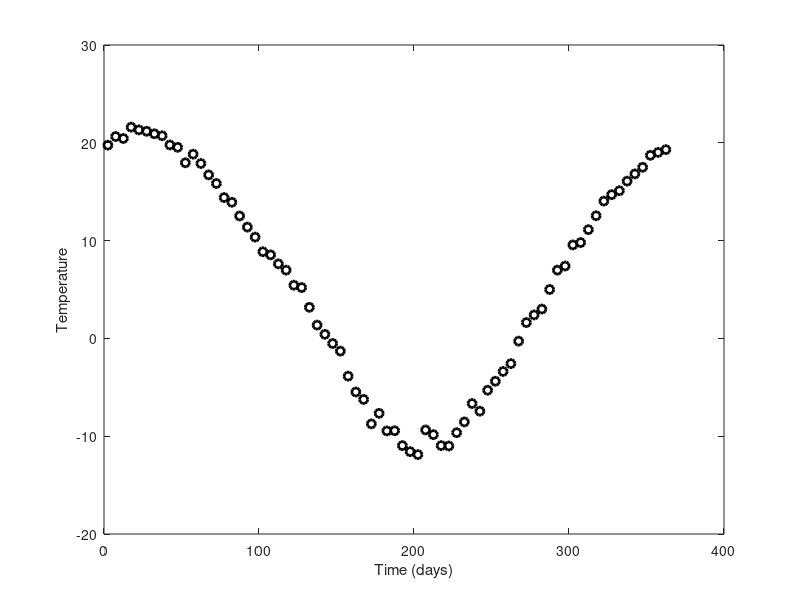

Here is the MATLAB script that generated this plot: (Note: this script raises an error after producing the figure.)
%% Demonstration of Data2LD: Montreal Temperature Data
%
% Much of the solar radiation reaching the earth is absorbed by the 
% land and sea and then gradually released back into the atmosphere.
%
% Energy balance models, attributable to (Budyko, M.I. 1969), model the rate of 
% change in the average temperature by balancing the absorbed solar radiation 
% and the emitted terrestrial radiation.
%
% The absorbed solar radiation is approximated by 
% $\alpha\cos(2\pi(t+192)/365),$  where the translation $(t+192)$ places 
% the minimum of the cosine at winter solstice. 
%
% The emitted terrestrial radiation can be denoted by $-\beta(t) x(t),$ where $\beta(t)$ is a 
% time-varying parameter. 
%
% We model the 5-day averages of the temperature in Montreal with the 
% first order differential equation:
% 
% $$\frac{\textrm{d}y}{\textrm{d}t} = \beta(t) y  +
% \alpha \cos\left(\frac{2\pi(t+192)}{365}\right)$$
%
% Could we use this first-order ordinary-differential equation to decribe the  
% temperature in Montreal?
%
% This page provides a detailed description of the MATLAB calculations
% necessary to run Data2LD code for estimating the parameters and the
% solution of a linear differential equation to answer this question.

%%  Load the data
%Set up
clear
clear functions
close all

%  load the data files
fid    = fopen('dailtemp.dat','rt');
tempav = fscanf(fid,'%f');
tempav = reshape(tempav, [365,35]);

daytime   = (1:365)'-0.5;
dayrange  = [0,365];
dayperiod = 365;

%  set up centers of 73 5-day blocks
daytime73 = linspace(2.5,362.5,73)';

%  define 8-character names for stations
place = [ ...
    'Arvida     '; 'Bagottville'; 'Calgary    '; 'Charlottown'; ...
    'Churchill  '; 'Dawson     '; 'Edmonton   '; 'Fredericton'; ...
    'Halifax    '; 'Inuvik     '; 'Iqaluit    '; 'Kamloops   '; ...
    'London     '; 'Montreal   '; 'Ottawa     '; 'Pr. Albert '; ...
    'Pr. George '; 'Pr. Rupert '; 'Quebec     '; 'Regina     '; ...
    'Resolute   '; 'Scheffervll'; 'Sherbrooke '; 'St. Johns  '; ...
    'Sydney     '; 'The Pas    '; 'Thunder Bay'; 'Toronto    '; ...
    'Uranium Cty'; 'Vancouver  '; 'Victoria   '; 'Whitehorse '; ...
    'Winnipeg   '; 'Yarmouth   '; 'Yellowknife'];

%  set up indices that order the stations from east to west to north
geogindex = ...
    [24,  9, 25, 34,  4,  8, 22,  1,  2, 19, 23, 14, 15, 28, 13, ...
     27, 33, 26,  5, 20, 16, 29,  7,  3, 12, 30, 31, 17, 18, 32, ...
     6, 35, 11, 10, 21];
place  = place(geogindex,:);
tempav = tempav(:,geogindex);

%Specify the month
monthletter = ['(Jan)'; '(Feb)'; '(Mar)'; '(Apr)'; '(May)'; '(Jun)'; '(Jul)'; '(Aug)'; '(Sep)'; '(Oct)'; '(Nov)'; '(Dec)'];

%For Montreal caluate 5 day average temp
st=12; %  Montreal
tempav73 = zeros(73,1);
m2 = 0;
for i=1:73
    m1 = m2 + 1;
    m2 = m2 + 5;
    tempavi = mean(tempav(m1:m2,st));
    tempav73(i,:) = tempavi;
end

% indices for the winter-centered data
winterind73      = [ 37:73, 1:36];
wintermonthindex = [7:12,1:6];
tempav73         = tempav73(winterind73,:);
monthletter      = monthletter(wintermonthindex,:);

% Create a cell containing the data
yCell = cell(1);
yCell{1}(:,1)  = daytime73;
yCell{1}(:,2)  = tempav73;

% Plot the data
figure(1)
phdl=plot(yCell{1}(:,1), yCell{1}(:,2), 'ko');
set(phdl, 'LineWidth', 2)
xlabel('Time (days)')
ylabel('Temperature')

%%
% Each data point in Figure (1) illustrates the 5-day average of the daily temperature in
% Montreal averaged over 1960 to 1994. 

%% The first order linear differential equation
%
% The first order linear differential equation, as used in this example is
%
% $$Dx(t) =  \beta(t) x(t) + \alpha \cos\left(\frac{2\pi(t+192)}{365}$$
%
% The parameter $\beta(t)$ represents the emitted terrestrial
% radiation. We represent this with a linear combination of fourier basis functions
% $\beta(t)  \approx \sum_j   b_{j} \psi_{j}(t) $ 
%
% Our aim is to estimate the temperature $x(t)$
% and the parameter $\theta= [b_{1},\ldots,b_{J},\alpha]$
% from the data in Figure (1).

%% Set up basis functions for X
norder    = 5;
knots     = 0:5:365;
nbreaks   = length(knots);
nbasis    = norder + nbreaks - 2;
rng       = [0,365];
basis     = create_bspline_basis(rng,nbasis,norder,knots);

%%
% For the expansion of $x(t)$ we used order four B-spline functions which by their nature have cubic 1st derivatives.
% We used 74 equally spaced knots between the first day of the year and last day of the year. 

%Create a cell for the basis for each variable
XbasisCell = cell(1);
XbasisCell{1} = basis;

%Plot the basis
figure(2)
plot(basis)

%% The forcing function

%%
% The explanatory/forcing function is $\cos\left(\frac{2\pi(t+192)}{365}\right)$
uvec      = -cos((2*pi/365)*(daytime73+192));
Ucosbasis = create_fourier_basis(rng, 3);
Ucosfd    = smooth_basis(daytime73, uvec, Ucosbasis);

%Plot the explanatory/forcing function
figure(2)
plot(Ucosfd)

% The explanatory/forcing function is $1$
basisobjC = create_constant_basis(rng);
confd     = fd(ones(getnbasis(basisobjC),1),basisobjC);

%Create a cell for the explanatory/forcing function for each variable
FCell = cell(1,2);
FCell{1,1} = confd;
FCell{1,2} = Ucosfd;

%% The basis function for beta

%%
% For the expansion of $\beta(t)$ we used order five fourier basis functions.
nWbasis   = 7;
Wbasisobj = create_fourier_basis(rng, nWbasis);
forfd     = fd(zeros(getnbasis(Wbasisobj),1),Wbasisobj);

%Plot the basis
figure(2)
plot(Wbasisobj)
 
%% Run Data2LD

%Intial parameter estimates
intial_theta = {forfd,1,1};

%Which parameters would we like to estimate. In this case all parameters.
estimate = [ones(getnbasis(Wbasisobj),1)',1,1];

%Run Data2LD
[Res,Results_cell] = D2LD_ODE(yCell,XbasisCell,intial_theta,...
    estimate,FCell);

%%
% The GCV indicates a model with a lower $\rho$ provides a model with
% better predictive power. This indicated that the differential equation
% does not describe the behaviour of the data well and perhaps a more
% complex equation would provide a better description of the data.

%% Plot the fitted curve with its confidence and prediction intervals
%
% This Figure illustrates the Montreal temperature indicated by the circles.
% The fitted curve produced by Data2LD with $\hat{\rho} = 0.99$ (solid
% line), the approximated 95% pointwise confidence interval for the curve
% (dashed line) and the approximated 95% pointwise prediction interval for
% the curve (grey region).
%
% It seems the differential equation is too simply to capture the behaviour
% of the cancer cases maybe we should try letting the parameter $\beta$
% vary over age. This implies that the rate of growth/decline of cancer
% incidences changes with advancing age. See () for the analysis with a 
% time-varying parameter.

figure(4)
hp = patch([yCell{1}(:,1); yCell{1}(end:-1:1,1);yCell{1}(1)],...
    [Results_cell{4,1}(:,4); Results_cell{4,1}(end:-1:1,5); Results_cell{4,1}(1)],[0.85 0.85 0.85]);
hold on;
plot(yCell{1}(:,1),[Results_cell{4,1}(:,2),Results_cell{4,1}(:,3)],'k--')
plot(yCell{1}(:,1),Results_cell{4,1}(:,1),'k-')
plot(yCell{1}(:,1), yCell{1}(:,2), 'ko');
xlim([min(yCell{1}(:,1))-0.1,max(yCell{1}(:,1))+0.1])
ylim([min(Results_cell{4,1}(:,4))-0.1,max(Results_cell{4,1}(:,5))+0.1])
xlabel('Time (days)')
ylabel('X-direction')
legend('Prediction Interval','Confidence Interval','Confidence Interval','Fitted Curve','Data','Location','northwest')

%% Plot the estimate of beta with its confidence intervals

Wbasismat = eval_basis(daytime73,Wbasisobj);
indW      = 3:(2+getnbasis(Wbasisobj));
StdErrW   = sqrt(diag(Wbasismat*Results_cell{2,1}(1:getnbasis(Wbasisobj),indW)*Wbasismat'));
beta_fd   = fd(Results_cell{2,1}(1:getnbasis(Wbasisobj),1),Wbasisobj);
beta_0    = eval_fd(daytime73, beta_fd);

mtnind = linspace(yCell{1}(1,1),yCell{1}(end,1),12);

h = figure(1);
plot(daytime73,beta_0,'-k')
hold on;
plot(daytime73, beta_0+1.96.*StdErrW  ,'--k')
plot(daytime73, beta_0-1.96.*StdErrW  ,'--k')
xlim([min(daytime73),max(daytime73)])
line([[5,mtnind(2:end)]', [5,mtnind(2:end)]'], [min(beta_0-1.96.*StdErrW)-0.002 min(beta_0-1.96.*StdErrW)]-0.0015, 'Color', 'k')
text([5,mtnind(2:end)], (min(beta_0-1.96.*StdErrW)-0.0015) * ones(size(mtnind)), monthletter, 'Rotation', 90, 'VerticalAlignment', 'middle')
ylim([min(beta_0-1.96.*StdErrW)-0.002,max(beta_0+1.96.*StdErrW)+0.001])
xlabel('Days (Month)')
ylabel('$\hat{\beta}(t)$','Interpreter','latex')
legend('Estimated Function','95% pointwise confidence interval','Location','best')

